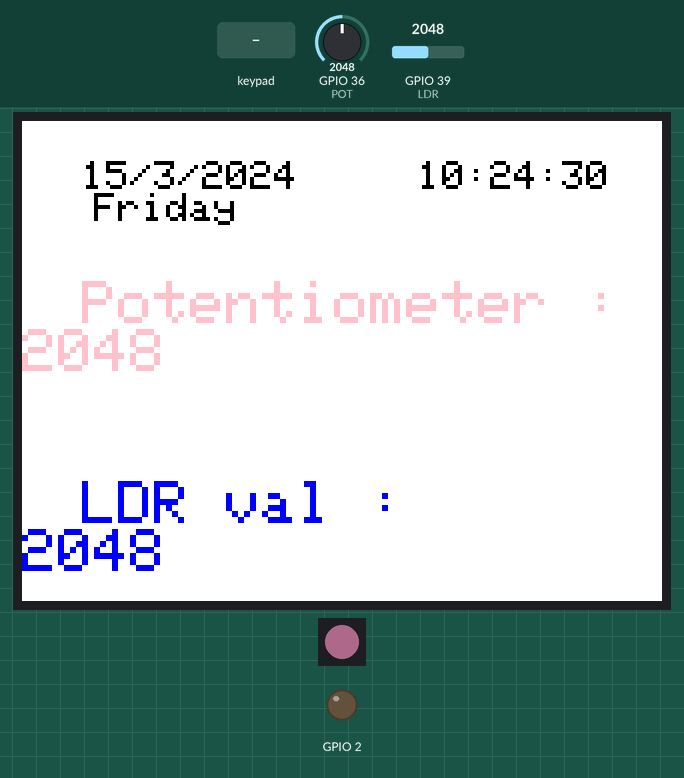
Simulated run of this sketch. Board: ESP32. Parts: 320×240 colour display, 1 RGB LEDs in strip order, left to right, output pins drawn as LEDs (lit = HIGH). The test bench sets the inputs (shaded band); at power-on: GPIO 36 (POT) = 2048, GPIO 39 (LDR) = 2048. Dim RGB values are drawn brighter than linear; WiFi joins after 1.5 s; servers stay silent unless stated; the local clock reads 2024-03-15 10:24:30 at power-on unless the sketch sets it; not simulated (calls return 0 or success): secrets.h; what the sketch prints to the serial monitor is not drawn.

Above: at 1.4 s.
1.5 s: GPIO 36 (POT) set to 1598
At 1.97 s:
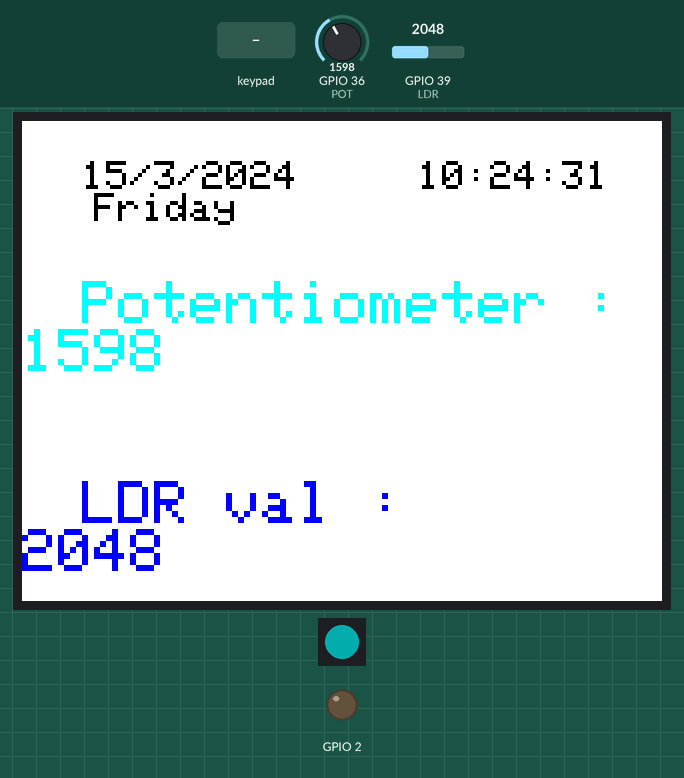
4.3 s: GPIO 36 (POT) set to 779
At 5.29 s:
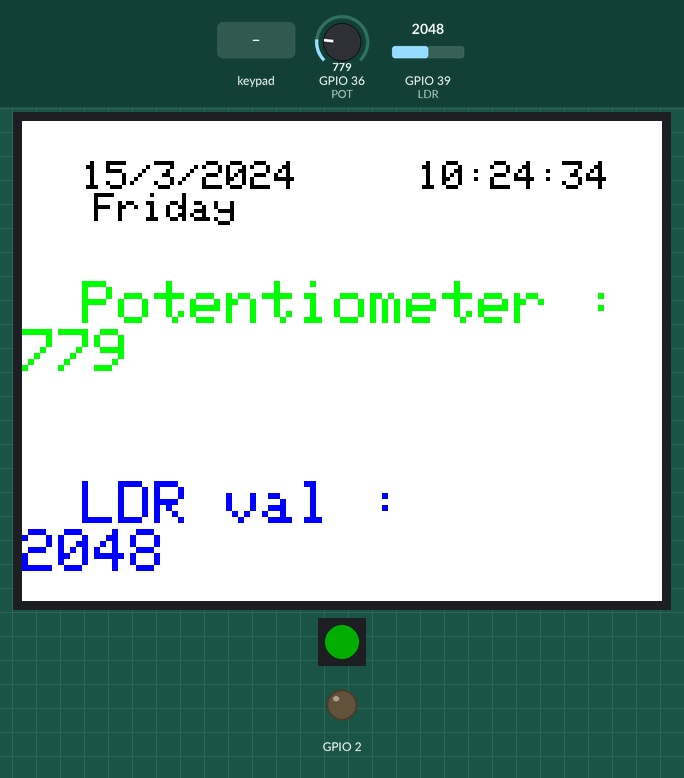
7.7 s: key '1' pressed
At 8.38 s:
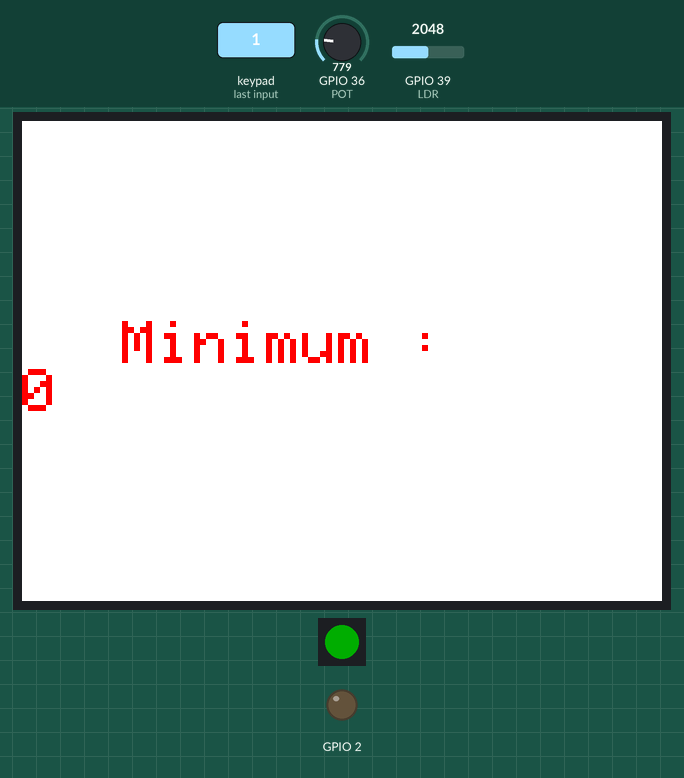
10.6 s: GPIO 36 (POT) set to 2497
At 11.34 s:
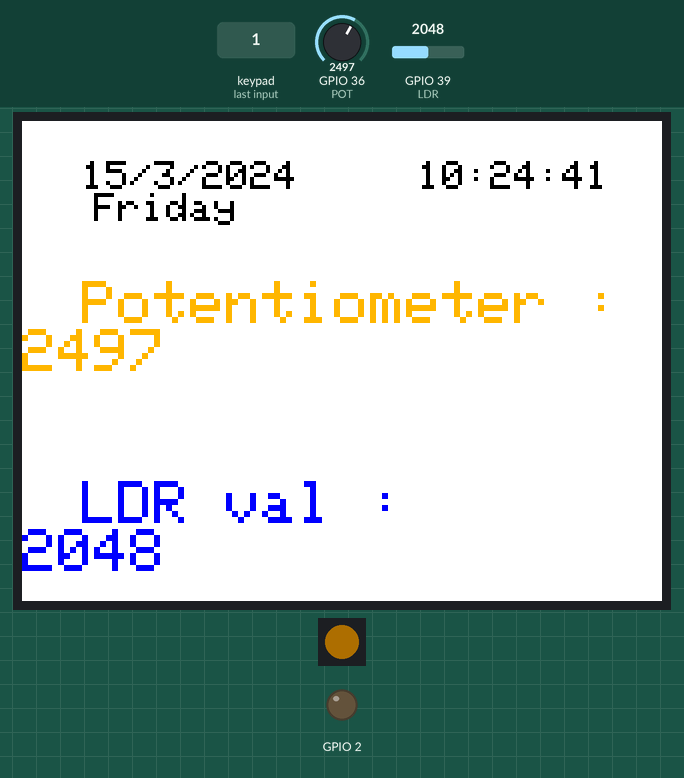
13.7 s: keypad keys 1 2 3 4 pressed 0.485 s apart
At 14.43 s:
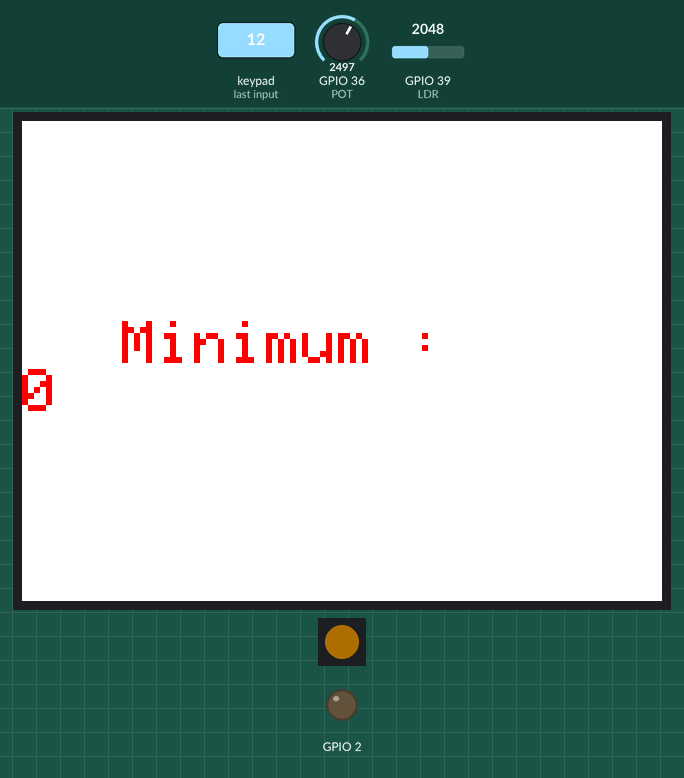
17.1 s: key '4' pressed
At 17.82 s:
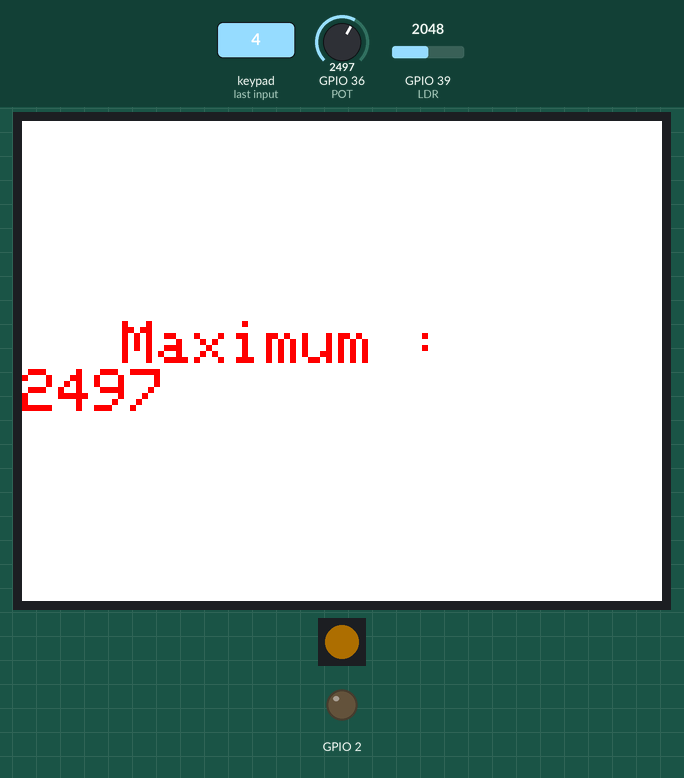
Timing chart, 0 to 20.1 s (numbered marks = the images above; inputs shaded):
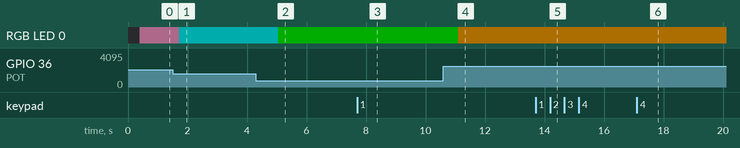

Measured:
- after the input at 1.5 s, the display: first differs from a run without the input after 0.22 s (image 1)
- after the input at 4.3 s, the display: first differs from a run without the input after 0.75 s (image 2)
- after the input at 7.7 s, the display: first differs from a run without the input after 0.58 s (image 3)
- after the input at 10.6 s, the display: first differs from a run without the input after 0.49 s (image 4)
- after the input at 13.7 s, the display: first differs from a run without the input after 0.63 s (image 5)
- after the input at 17.1 s, the display: first differs from a run without the input after 0.62 s (image 6)
- what the display in image 1 shows lasts 0.5 s, from 1.7 s to 2.2 s

The sketch:

Skilllab_Thingspeak_Pot_Ldr_keypad_NeoPixel_RTC_TFT.ino
```cpp
// (licence header left out)
#include <WiFi.h>
#include "secrets.h"
#include "ThingSpeak.h" // always include thingspeak header file after other header files and custom macros
#include <Arduino.h>
#include <TFT_eSPI.h>
TFT_eSPI tft = TFT_eSPI();
#define POT 36
#define LDR 39
#include <Adafruit_NeoPixel.h>
#ifdef __AVR__
 #include <avr/power.h> // Required for 16 MHz Adafruit Trinket
#endif

// Which pin on the Arduino is connected to the NeoPixels?
// On a Trinket or Gemma we suggest changing this to 1:
#define LED_PIN     17
// How many NeoPixels are attached to the Arduino?
#define LED_COUNT  1
// NeoPixel brightness, 0 (min_pot_val) to 255 (max_pot_val)
#define BRIGHTNESS 50 // Set BRIGHTNESS to about 1/5 (max_pot_val = 255)

// Declare our NeoPixel strip object:
Adafruit_NeoPixel strip(LED_COUNT, LED_PIN, NEO_GRBW + NEO_KHZ800);

#include <Wire.h>
#include "ACROBOTIC_SSD1306.h"
#include "RTClib.h"
// Date and time functions using a DS1307 RTC connected via I2C and Wire lib
RTC_DS1307 rtc;
char daysOfTheWeek[7][12] = {"Sunday", "Monday", "Tuesday", "Wednesday", "Thursday", "Friday", "Saturday"};

#include "Wire.h"
#include "I2CKeyPad.h"
const uint8_t KEYPAD_ADDRESS = 0x3D;
I2CKeyPad keyPad(KEYPAD_ADDRESS);

char ssid[] = SECRET_SSID;   // your network SSID (name)
char pass[] = SECRET_PASS;   // your network password
int keyIndex = 0;            // your network key Index number (needed only for WEP)
WiFiClient  client;

unsigned long myChannelNumber = SECRET_CH_ID;
const char * myWriteAPIKey = SECRET_WRITE_APIKEY;

String myStatus = "";
int buffer_x[42] = {0};
int buffer_y[42] = {0};
int min_pot_val = 0;
int max_pot_val = 0;


int print_min = 0;
int print_max = 0;
void setup()
{
  Serial.begin(115200);  //Initialize serial
  while (!Serial) {
    ; // wait for serial port to connect. Needed for Leonardo native USB port only
  }
  pinMode(2, OUTPUT);
  Serial.begin(115200);
  Wire.begin();
  // oled.init();
  // oled.clearDisplay();
  if (! rtc.begin()) {
    Serial.println("Couldn't find RTC");
    while (1);
 }

 if (!rtc.isrunning()) {
    Serial.println("RTC is NOT running, let's set the time!");
    // When time needs to be set on a new device, or after a power loss, the
    // following line sets the RTC to the date & time this sketch was compiled
    // rtc.adjust(DateTime(F(__DATE__), F(__TIME__)));
    // This line sets the RTC with an explicit date & time, for example to set
    // January 21, 2014 at 3am you would call:
    // rtc.adjust(DateTime(2014, 1, 21, 3, 0, 0));
  }
  // rtc.adjust(DateTime(F(__DATE__), F(__TIME__)));
   // When time needs to be re-set on a previously configured device, the
  // following line sets the RTC to the date & time this sketch was compiled
  // rtc.adjust(DateTime(F(__DATE__), F(__TIME__)));
  // This line sets the RTC with an explicit date & time, for example to set
  // January 21, 2014 at 3am you would call:
  // rtc.adjust(DateTime(2014, 1, 21, 3, 0, 0));

  rtc.writeSqwPinMode(DS1307_SquareWave1HZ);


  WiFi.mode(WIFI_STA);
  ThingSpeak.begin(client);  // Initialize ThingSpeak

  if (keyPad.begin() == false) {Serial.println("\nERROR: cannot communicate to keypad.\n"); while(1); }

  tft.init();
  tft.setRotation(3); // Adjust the rotation if necessary (0 to 3)
  Serial.begin(115200);
  Serial.println("hello...");
  tft.fillScreen(TFT_WHITE); // Fill the screen with black color
  tft.setTextColor(TFT_BLACK); // Set text color to white
  tft.setTextSize(2); // Set text size to 2
  tft.setCursor(2, 2); // Set the cursor position
  tft.println("setup success");
  tft.setCursor(50, 100); // Set the cursor position (display on 100th pixel position from top, in that line starts at 50 th pixel position)
  tft.setTextColor(TFT_RED); // Set text color to white
  tft.setTextSize(3); // Set text size to 2
  tft.println("RV-IOT-Board");

  #if defined(__AVR_ATtiny85__) && (F_CPU == 16000000)
    clock_prescale_set(clock_div_1);
  #endif
  // END of Trinket-specific code.

  strip.begin();           // INITIALIZE NeoPixel strip object (REQUIRED)
  strip.show();            // Turn OFF all pixels ASAP
  strip.setBrightness(BRIGHTNESS);
}

void colorWipe(uint32_t color, int wait) {
  for(int i=0; i<strip.numPixels(); i++) { // For each pixel in strip...
    strip.setPixelColor(i, color);         //  Set pixel's color (in RAM)
    strip.show();                          //  Update strip to match
    delay(wait);                           //  Pause for a moment
  }
}

void read_val(int i)
{
  float x = analogRead(POT);
  float y = analogRead(LDR);
  x = (int) x;
  y = (int) y;
  if (x > max_pot_val)
    max_pot_val = x;
  if (x < min_pot_val)
    min_pot_val = x;

  buffer_x[i] = x;
  buffer_y[i] = y;
  // Serial.print("x read = ");
  //   Serial.print(x);
  //   Serial.print("y read = ");
  //   Serial.println(y);
}
void display_on_tft(int x, int y)
{
  DateTime now = rtc.now();
  tft.fillScreen(TFT_WHITE); // Fill the screen with black color
  tft.setTextColor(TFT_BLACK); // Set text color to white
  tft.setTextSize(2); // Set text size to 2
  tft.setCursor(30, 20); // Set the cursor position (display on 100th pixel position from top, in that line starts at 50 th pixel position)
   // Print the date and time to the serial monitor
  Serial.print(now.year(), DEC);
  Serial.print('/');
  Serial.print(now.month(), DEC);
  Serial.print('/');
  Serial.print(now.day(), DEC);
  Serial.print(" (");
  Serial.print(daysOfTheWeek[now.dayOfTheWeek()]);
  Serial.print(") ");
  Serial.print(now.hour(), DEC);
  Serial.print(':');
  Serial.print(now.minute(), DEC);
  Serial.print(':');
  Serial.print(now.second(), DEC);
  Serial.println();
  // int date = (int) now.day();
  tft.print(now.day());
  tft.print("/");
  tft.print(now.month());
  tft.print("/");
  tft.print(now.year());
  tft.print("     ");
  tft.print(now.hour());
  tft.print(":");
  tft.print(now.minute());
  tft.print(":");
  tft.print(now.second());
  tft.print("     ");
  tft.print(daysOfTheWeek[now.dayOfTheWeek()]);


  tft.setCursor(30, 80); // Set the cursor position (display on 100th pixel position from top, in that line starts at 50 th pixel position)
tft.setTextSize(3); // Set text size to 2
  if (0 <= x && x < 819)
    {

    tft.setTextColor(TFT_GREEN); // Set text color to white
    colorWipe(strip.Color(  0, 255,   0)     , 0); // Green
    Serial.println("Green");
    }
  else if (819 <= x && x < 1638)
  {
    tft.setTextColor(TFT_CYAN); // Set text color to white
     colorWipe(strip.Color(  0, 255,   255)     , 0); // Green
     Serial.println("Cyan");

  }
  else if (1638 <= x && x < 2457)
  {
    tft.setTextColor(TFT_PINK); // Set text color to white
     colorWipe(strip.Color(  255, 153, 204)     , 0); // Green
     Serial.println("Yellow");

  }
  else if (2457 <= x && x < 3276)
  {
    tft.setTextColor(TFT_ORANGE); // Set text color to white
     colorWipe(strip.Color(  255, 165,   0)     , 0); // Green
     Serial.println("Orange");

  }
  else if (3276 <= x)
  {
    tft.setTextColor(TFT_RED); // Set text color to white
    colorWipe(strip.Color(255,   0,   0)     , 0); // Red
    Serial.println("Red");
  }

  tft.println("Potentiometer : ");
  tft.setTextSize(3); // Set text size to 2
  tft.println(x);

  tft.setCursor(30, 180); // Set the cursor position (display on 100th pixel position from top, in that line starts at 50 th pixel position)
  tft.setTextColor(TFT_BLUE); // Set text color to white
  tft.println("LDR val : ");
  tft.setTextSize(3); // Set text size to 2
  tft.println(y);
}

void update_thingsspeak(int x, int y)
{
  // Connect or reconnect to WiFi
  if(WiFi.status() != WL_CONNECTED){
    Serial.print("Attempting to connect to SSID: ");
    Serial.println(SECRET_SSID);
    while(WiFi.status() != WL_CONNECTED){
      WiFi.begin(ssid, pass);  // Connect to WPA/WPA2 network. Change this line if using open or WEP network
      Serial.print(".");
      delay(5000);
    }
    Serial.println("\nConnected.");
  }

  // set the fields with the values
  ThingSpeak.setField(1, x);
  ThingSpeak.setField(2, y);
  // ThingSpeak.setField(3, number3);
  // ThingSpeak.setField(4, number4);

  // figure out the status message
  if(x > 0 && y > 0){
    myStatus = String("Values are correct");
  }
  // else if(number1 < number2){
  //   myStatus = String("field1 is less than field2");
  // }
  else{
    myStatus = String("Values are incorrect");
  }

  // set the status
  ThingSpeak.setStatus(myStatus);

  // write to the ThingSpeak channel
  int xxx = ThingSpeak.writeFields(myChannelNumber, myWriteAPIKey);
  if(xxx == 200){
    Serial.println("Channel update successful.");
  }
  else{
    Serial.println("Problem updating channel. HTTP error code " + String(x));
  }

  // // change the values
  // number1++;
  // if(number1 > 99){
  //   number1 = 0;
  // }
  // number2 = random(0,100);
  // // number3 = random(0,100);
  // // number4 = random(0,100);

  // delay(20000); // Wait 20 seconds to update the channel again
}

char read_matrix(void)
{

char keys[] = "147*2580369#ABCDNF";  // N = Nokey, F = Fail, table keys indicated column wise

  uint8_t idx;
  // do{
  idx = keyPad.getKey();
  if ( keys[idx] != 'N')
     {
      return(keys[idx]);
     }
  // }while(1);
  return ('\0');
}

void loop()
{
  for (int i = 0; i < 40; i++)
  {


    tft.fillScreen(TFT_WHITE); // Fill the screen with black color
    tft.setTextColor(TFT_BLACK); // Set text color to white
    tft.setCursor(50, 100); // Set the cursor position (display on 100th pixel position from top, in that line starts at 50 th pixel position)
    tft.setTextColor(TFT_RED); // Set text color to white
      tft.setTextSize(3); // Set text size to 2
    char ci = read_matrix();
    if (ci == '1' && print_min == 0)
    {
      // Minimum potentiometer
      tft.println("Minimum : ");
      tft.println(min_pot_val);
      print_min = 4;
      delay(200);
      continue;
    }
    else if (print_min > 0)
    {
       tft.println("Minimum : ");
      tft.println(min_pot_val);
      print_min--;
      delay(200);
      continue;
    }
    if (ci == '2' && print_max == 0)
    {
      // Maximum potentiometer
      tft.println("Maximum : ");
      tft.println(max_pot_val);
      print_max = 4;
      delay(200);

      continue;
    }
    else if (print_max > 0)
    {
       tft.println("Maximum : ");
      tft.println(max_pot_val);
      print_max--;
      delay(200);
      continue;
    }
    read_val(i);
    Serial.print("x = ");
    Serial.print(buffer_x[i]);
    Serial.print("y = ");
    Serial.println(buffer_y[i]);
    display_on_tft(buffer_x[i], buffer_y[i]);
    delay(500);
  }
  update_thingsspeak(buffer_x[39], buffer_y[39]);
}
```
